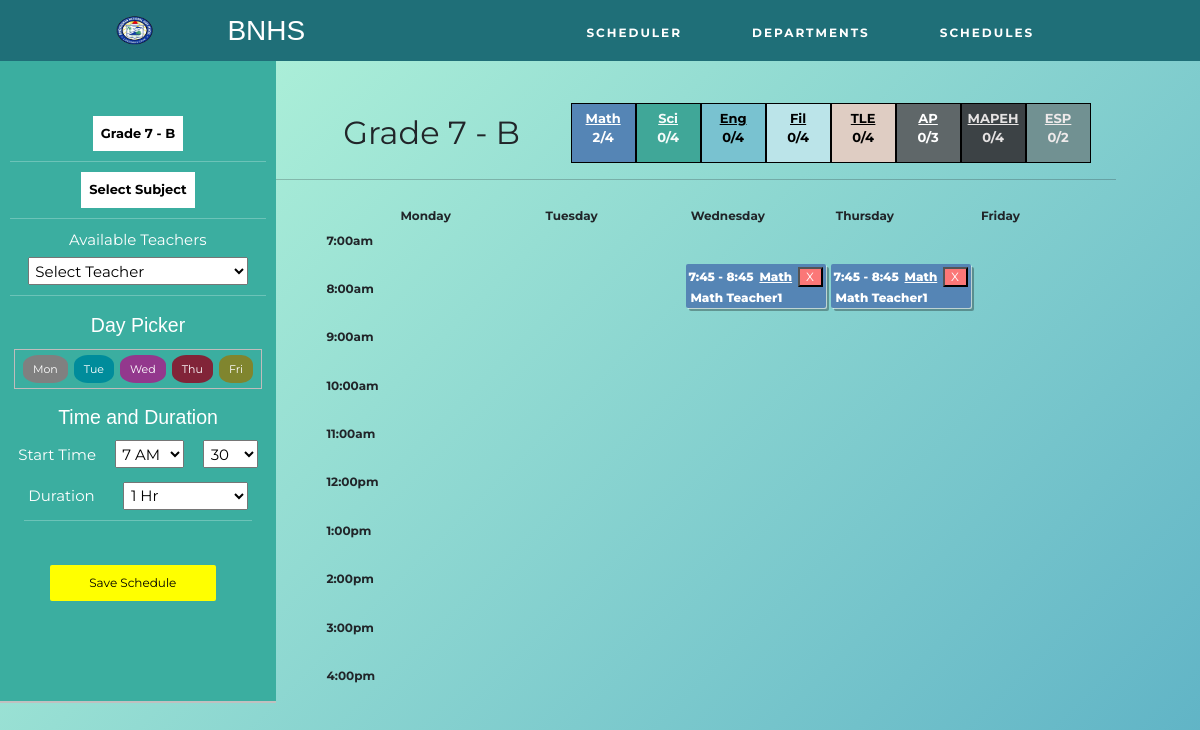
Screenshot of /scheduler.php?grade_section=7B with the database file from the repository.
### tables this page shows
CREATE TABLE IF NOT EXISTS `class_schedule` (
  `grade_section` varchar(32) NOT NULL,
  `teacher_id` int DEFAULT NULL,
  `subject` varchar(32) NOT NULL,
  `day` varchar(32) NOT NULL,
  `start_time` float NOT NULL,
  `end_time` float NOT NULL,
  `duration` int NOT NULL,
  `id` int NOT NULL AUTO_INCREMENT,
  UNIQUE KEY `id` (`id`),
  KEY `teacher` (`teacher_id`)
);

CREATE TABLE IF NOT EXISTS `teacher` (
  `id` int NOT NULL AUTO_INCREMENT,
  `firstName` varchar(32) NOT NULL,
  `lastName` varchar(32) NOT NULL,
  `dept` varchar(32) NOT NULL,
  `workload` float NOT NULL,
  PRIMARY KEY (`id`)
);

### scheduler.php (called while the page is built, shortened)
<?php
try {
    include __DIR__ . './includes/connection/DatabaseConnect.php';
    include __DIR__ . './includes/connection/DatabaseFunctions.php';
    include __DIR__ . './includes/templates/scheduler.html.php';
} catch (PDOException $e) {
    include __DIR__ . './includes/connection/displayError.php';
}
include __DIR__ . './includes/templates/layout.html.php';
function retrieveAllTwoId($pdo, $table, $primaryKey1, $value1, $primaryKey2, $value2) {
    $query = 'SELECT * FROM `' . $table . '`
              WHERE `' . $primaryKey1 . '` = :value1
              AND `' . $primaryKey2 . '` = :value2 ';
    $parameters = [
        'value1' => $value1,
        'value2' => $value2
    ];
    $query = query($pdo, $query, $parameters);
    return $query->fetchAll();
}
function convertSubject($subject) {
    if($subject == 'Mathematics')
      return 'Math';
    return $subject;
  }
function convertTime($time) {
    if($time % 100 == 0) {
        $time = $time/100;
        $stringTime;
        if($time > 12)
            $stringTime = ($time - 12) . ':00';
        else
            $stringTime = $time . ':00';
        return $stringTime;
    } else {
        if($time % 50 == 0) {
            $time = $time/100;
            $time = $time - 0.5;
            if($time > 12)
                $stringTime = ($time - 12) . ':30';
            else
                $stringTime = $time . ':30';
        } else {
            $time = $time/100;
            $time = $time - 0.75;
            if($time > 12)
                $stringTime = ($time - 12) . ':45';
            else
                $stringTime = $time . ':45';
        }
        return $stringTime;
    }
}
?>

### includes/connection/DatabaseFunctions.php (called while the page is built, shortened)
<?php
function retrieveAllId($pdo, $table, $primaryKey, $value) {
    $query = 'SELECT * FROM `' . $table . '`
              WHERE `' . $primaryKey . '` = :value';
    $parameters = [
        'value' => $value
    ];
    $query = query($pdo, $query, $parameters);
    return $query->fetchAll();
}
function retrieveId($pdo, $table, $primaryKey, $value) {
    $query = 'SELECT * FROM `' . $table . '`
              WHERE `' . $primaryKey . '` = :value';
    $parameters = [
        'value' => $value
    ];
    $query = query($pdo, $query, $parameters);
    return $query->fetch();
}
function query($pdo, $sql, $parameters = []) {
    $query = $pdo->prepare($sql);
    $query->execute($parameters);
    return $query;
}
?>

### includes/templates/scheduler.html.php (the view, shortened to what this page needs)
<link rel="stylesheet" type="text/css" href="./includes/templates/css/scheduler.css">
<?php
  $output = '
<div style="display:flex;">
<div class="add-module">
  <div style="margin:20% 0 5% 0">
  <div class="dropdown">
  ';
  if(isset($_GET['grade_section'])) {
    $grade = $_GET['grade_section'];
    $section = substr($grade, -1);
    $grade = substr_replace($grade ,"", -1);
    $displayGradeSection = 'Grade ' . $grade . ' - ' . $section;
  }
  else
    $displayGradeSection = 'Select Grade and Section';
  $output .= '
    <button onclick="dropDown('.'\'grade_section\''.')" class="dropbtn">'.$displayGradeSection.'</button>
    <div id="grade_section" class="dropdown-content">
  ';
  for($i = 7; $i <= 10; $i++) {
    $gradeLevel = retrieveAllId($pdo, 'grade_level', 'grade', $i);
    foreach($gradeLevel as $row) {
      $output .= '
        <a href="scheduler.php?grade_section='.$row['grade'].$row['section'].'#main">
        Grade '.$row['grade'].' - ' .$row['section'].' </a>
      ';
    }
  }
  if(isset($_GET['subject']))
    $subjectSelected =  $_GET['subject'];
  else
    $subjectSelected = 'Select Subject';
  if(isset($_GET['grade_section']))
    $gradeSection =  $_GET['grade_section'];
  else
    $gradeSection = ' ';
  $output .= '
      </div>
    </div>
    <hr>
  ';
  if($gradeSection != ' ') {
    $output .= '
    <div class="dropdown" style="width: 100%; display:flex; justify-content:center;">
      <button onclick="dropDown('.'\'subject\''.')" class="dropbtn">'.$subjectSelected.'</button>
      <div id="subject" class="dropdown-content">
        <a href="scheduler.php?grade_section='.$gradeSection.'&subject=Mathematics#main">Mathematics</a>
        <a href="scheduler.php?grade_section='.$gradeSection.'&subject=Science#main">Science</a>
        <a href="scheduler.php?grade_section='.$gradeSection.'&subject=English#main">English</a>
        <a href="scheduler.php?grade_section='.$gradeSection.'&subject=Filipino#main">Filipino</a>
        <a href="scheduler.php?grade_section='.$gradeSection.'&subject=MAPEH#main">MAPEH</a>
        <a href="scheduler.php?grade_section='.$gradeSection.'&subject=AP#main">AP</a>
        <a href="scheduler.php?grade_section='.$gradeSection.'&subject=ESP#main">ESP</a>
        <a href="scheduler.php?grade_section='.$gradeSection.'&subject=TLE#main">TLE</a>
      </div>
    </div>
    <hr>
  ';
  if( isset($_GET['grade_section']) && isset($_GET['subject']) ) {
    $temp = retrieveTwoId($pdo, 'class_schedule', 'grade_section', $_GET['grade_section'], 'subject', $_GET['subject']);
      if(isset($temp['teacher_id'])) {
        $teacherSelected = $temp['teacher_id'];
        $teacherSelected = retrieveId($pdo, 'teacher', 'id', $teacherSelected);
        $teacherId = $teacherSelected['id'];
        $teacherName = $teacherSelected['firstName'] . ' ' . $teacherSelected['lastName'];
      } else {
        $teacherName = 'Select Teacher';
        $teacherId = '';
      }
  } else {
    $teacherId = '';
    $teacherName = 'Select Teacher';
  }
  $output .= '
    <form action="scheduler.php" method="post">
    <label for="teacher" style="display:inline-block; margin-left: 25%;">Available Teachers</label> <br>
      <select name="teacher" style="width:80%; margin: 2% 0 0 10%;" required>
        <option value="'.$teacherId.'" selected>'.$teacherName.'</option>
  ';
  $output .= '
      </select>
    <hr>
  </div>
  <div style="width:100%; text-align: center;">
  <h1>Day Picker</h1>
    <div class="day-picker">
      <div>
        <label>
          <span style="background:grey;">Mon</span>
          </label>
      </div>
      <div>
        <label>
          <span style="background: #008c9b;">Tue</span>
          </label>
      </div>
      <div>
        <label>
          <span style="background:#93388d;">Wed</span>
          </label>
      </div>
      <div>
        <label>
        <span style="background:#812438;">Thu</span>
        </label>
      </div>
      <div>
        <label>
          <span style="background:#80852e;">Fri</span>
          </label>
      </div>
    </div>
  </div>
  <div style="margin:5%; text-align: center;">
  <h1>Time and Duration</h1>
    <label for="start_time">Start Time</label>
      <select name="start_time" style="width:28%; margin: 0 0 0 6%;">
          <option value="700" selected> 7 AM</option>
      </select>
      <select name="start_time_add" style="width:22%; margin: 0 0 0 6%;">
        <option value="50" selected>30</option>
      </select>
  </div>
  <div style="margin:5%; text-align: center;">
    <label for="duration">Duration</label>
      <select name="duration" style="width:50%; margin: 0 0 0 10%;">
        <option value="100" selected>1 Hr</option>
      </select>
    <hr>
  </div>
  <input type="hidden" name="grade_section" value="'.$gradeSection.'">
  <input type="hidden" name="subject" value="'.$subjectSelected.'">
  <input type="submit" name="saveSchedule" value="Save Schedule">
</div>
  ';
} else {
  $output .= '
  </div>
</div>
  ';
}
  $output .= '
<div class="text">
  <div class="text-wrapper">
    <span class="text-header">'.$displayGradeSection.'</span>
  ';
  if(isset($_GET['grade_section'])) {
    $grade_section = $_GET['grade_section'];
    $subjects = ['Mathematics', 'Science', 'English', 'Filipino', 'TLE', 'AP', 'MAPEH', 'ESP'];
    $subjectsCount = [0, 0, 0, 0, 0, 0, 0, 0];
    for($i = 0; $i < 8; $i++) {
      $temp = retrieveAllTwoId($pdo, 'class_schedule', 'grade_section', $grade_section, 'subject', $subjects[$i]);
      foreach($temp as $row) {
          if(isset($row['duration']))
            $subjectsCount[$i] += ($row['duration']/100);
      }
    }
    $output .= '
    <span class="total-hours">
      <span class="Mathematics"> <u>Math</u> <br> '.$subjectsCount[0].'/4  </span>
      <span class="Science"> <u>Sci</u> <br> '.$subjectsCount[1].'/4 </span>
      <span class="English"> <u>Eng</u> <br> '.$subjectsCount[2].'/4 </span>
      <span class="Filipino"> <u>Fil</u> <br> '.$subjectsCount[3].'/4 </span>
      <span class="TLE"> <u>TLE <br></u> '.$subjectsCount[4].'/4 </span>
      <span class="AP"> <u>AP</u> <br> '.$subjectsCount[5].'/3 </span>
      <span class="MAPEH"> <u>MAPEH</u> <br> '.$subjectsCount[6].'/4 </span>
      <span class="ESP"> <u>ESP</u> <br> '.$subjectsCount[7].'/2 </span>
    </span>
    ';
  }
  $output .= '
  </div>
  <hr>
  <div class="schedule" aria-labelledby="schedule-heading">
    <span class="track-slot" aria-hidden="true" style="grid-column: mon; grid-row: tracks;">Monday</span>
    <span class="track-slot" aria-hidden="true" style="grid-column: tue; grid-row: tracks;">Tuesday</span>
    <span class="track-slot" aria-hidden="true" style="grid-column: wed; grid-row: tracks;">Wednesday</span>
    <span class="track-slot" aria-hidden="true" style="grid-column: thu; grid-row: tracks;">Thursday</span>
    <span class="track-slot" aria-hidden="true" style="grid-column: fri; grid-row: tracks;">Friday</span>
    <h2 class="time-slot" style="grid-row: time-700;">7:00am</h2>
    <h2 class="time-slot" style="grid-row: time-750;"></h2>
    <h2 class="time-slot" style="grid-row: time-800;">8:00am</h2>
    <h2 class="time-slot" style="grid-row: time-850;"></h2>
    <h2 class="time-slot" style="grid-row: time-900;">9:00am</h2>
    <h2 class="time-slot" style="grid-row: time-950;"</h2>
    <h2 class="time-slot" style="grid-row: time-1000;">10:00am</h2>
    <h2 class="time-slot" style="grid-row: time-1050;"></h2>
    <h2 class="time-slot" style="grid-row: time-1100;">11:00am</h2>
    <h2 class="time-slot" style="grid-row: time-1150;"></h2>
    <h2 class="time-slot" style="grid-row: time-1200;">12:00pm</h2>
    <h2 class="time-slot" style="grid-row: time-1250;"></h2>
    <h2 class="time-slot" style="grid-row: time-1300;">1:00pm</h2>
    <h2 class="time-slot" style="grid-row: time-1350;"></h2>
    <h2 class="time-slot" style="grid-row: time-1400;">2:00pm</h2>
    <h2 class="time-slot" style="grid-row: time-1450;"></h2>
    <h2 class="time-slot" style="grid-row: time-1500;">3:00pm</h2>
    <h2 class="time-slot" style="grid-row: time-1550;"></h2>
    <h2 class="time-slot" style="grid-row: time-1600;">4:00pm</h2>
    <h2 class="time-slot" style="grid-row: time-1650;"></h2>
  ';
  $grade_section_sched = retrieveAllId($pdo, 'class_schedule', 'grade_section', $gradeSection);
  foreach($grade_section_sched as $sched) {
    $teacher = retrieveId($pdo, 'teacher', 'id', $sched['teacher_id']);
    $schedDay = $sched['day'];
    $schedStart = $sched['start_time'];
    $schedEnd = $sched['end_time'];
    $schedSubject = $sched['subject'];
    $schedTeacher = $teacher['firstName'] . ' ' . $teacher['lastName'];
    $isStart45 = false;
    $isEnd45 = false;
    if(($schedStart-25) % 50 == 0) {
      $schedStart -= 25;
      $isStart45 = true;
    }
    if(($schedEnd-25) % 50 == 0) {
      $schedEnd -= 25;
      $isEnd45 = true;
    }
    $output .= '
          <div class="session '.$schedSubject.'" style="grid-column: '.$schedDay.'; grid-row: time-'.$schedStart.' / time-'.$schedEnd.';">
            <div class="session-time">
    ';
    if($isStart45)
      $schedStart += 25;
    if($isEnd45)
      $schedEnd += 25;
    $output .= '
              <span>'.convertTime($schedStart).' - '.convertTime($schedEnd) . ' ' . '</span>
              <span><u>'.convertSubject($schedSubject).'</u></span>
              <div>
                <form action="scheduler.php" method="post" style="display:inline-block; margin:0; padding:0;">
                  <input type="hidden" name="teacher_id" value="'.$teacher['id'].'">
                  <input type="hidden" name="grade_section" value="'.$gradeSection.'">
                  <input type="hidden" name="duration" value="'.$sched['duration'].'">
                  <button type="submit" name="deleteSchedule" value="'.$sched['id'].'" style="background:#fb7777;">X</button>
                </form>
              </div>
            </div>
            <div class="session-track">
              <div>'.$schedTeacher.'</div>
            </div>
          </div>
    ';
  }
  $output .= '
  </div>
</div>
  ';
?>

### rows the page displays
class_schedule: schedStart "7:45", schedEnd "8:45", subject "Math", $sched['id'] 80 (drawn), teacher.lastName "Math Teacher1"
class_schedule: schedStart "7:45", schedEnd "8:45", subject "Math", $sched['id'] 81 (drawn), teacher.lastName "Math Teacher1"

### other values shown
$displayGradeSection "Grade 7 - B"
$subjectSelected "Select Subject"
$subjectsCount[0] "2"
$subjectsCount[1] "0"
$subjectsCount[2] "0"
$subjectsCount[3] "0"
$subjectsCount[4] "0"
$subjectsCount[5] "0"
$subjectsCount[6] "0"
$subjectsCount[7] "0"
form field teacher "Select Teacher"
